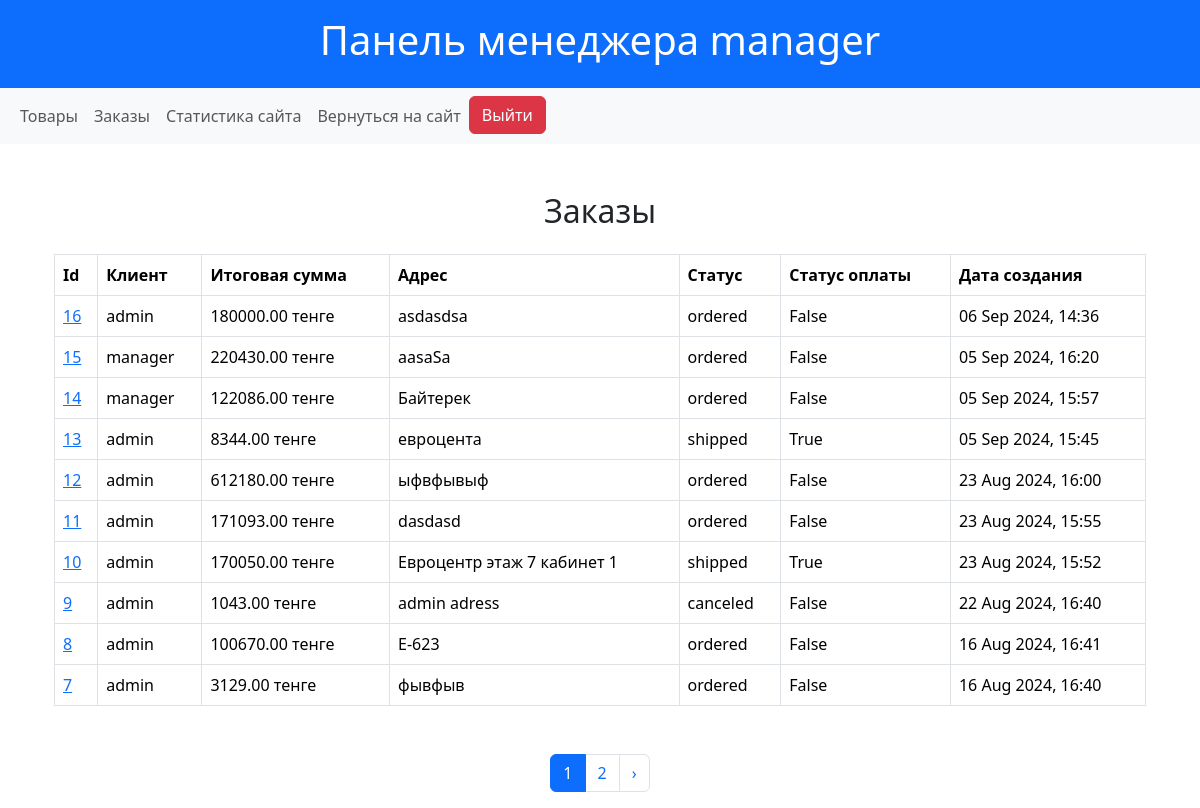
Before: /manager/orders/ (signed in) with the older database file.
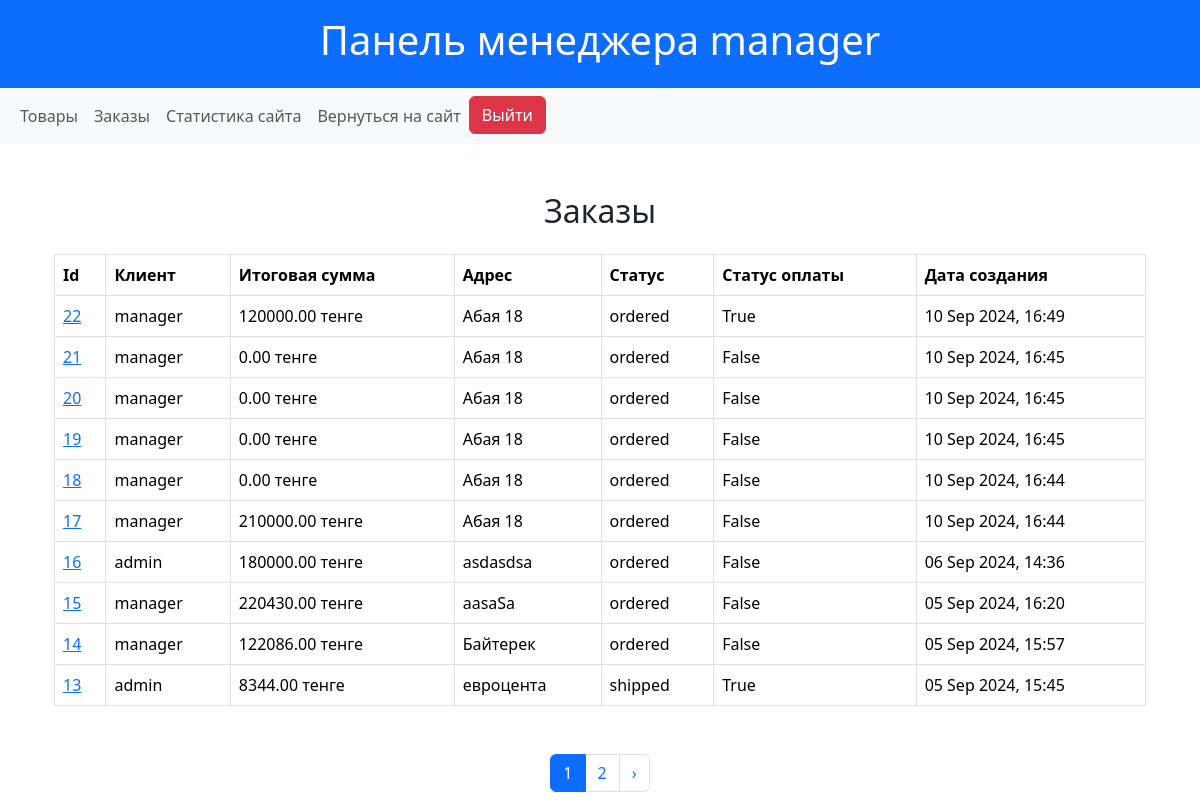
After: the same page with the newer database file.
### shop/models.py (models this page shows, shortened)
class Order(models.Model):
    STATUS_CHOICES = [
        ('ordered', 'Заказан'),
        ('shipped', 'Отправлен'),
        ('received', 'Получен'),
        ('canceled', 'Отменен'),
        ('returned', 'Возвращен'),
    ]
    user = models.ForeignKey(User, on_delete=models.CASCADE, related_name='orders')
    total_price = models.DecimalField(max_digits=10, decimal_places=2)
    address = models.CharField(max_length=255)
    status = models.CharField(max_length=10, choices=STATUS_CHOICES, default='ordered')
    payment_status = models.BooleanField(default=False)
    created_at = models.DateTimeField(auto_now_add=True)
    objects = OrderManager()
    class Meta:
        verbose_name = "Заказ"
        verbose_name_plural = "Заказы"

### shop/views.py (the view)
# urls.py: path('manager/orders/', ManagerOrdersView.as_view(), name='manager_orders'),
class ManagerOrdersView(ManagerMixin, ListView):
    model = Order
    template_name = 'manager/orders.html'
    context_object_name = 'orders'
    ordering = ['-created_at']
    paginate_by = 10

### shop/views.py (called while the page is built)
    def test_func(self):
        return self.request.user.groups.filter(name="Менеджеры").exists()

### shop/templates/manager/orders.html (shortened to what this page needs)
{% extends "manager/base.html" %}
{% block content %}
<div class="container mt-5">
    <h2 class="text-center mb-4">Заказы</h2>
    <table class="table table-bordered table-hover">
        <thead class="thead-light">
            <tr>
                <th scope="col">Id</th>
                <th scope="col">Клиент</th>
                <th scope="col">Итоговая сумма</th>
                <th scope="col">Адрес</th>
                <th scope="col">Статус</th>
                <th scope="col">Статус оплаты</th>
                <th scope="col">Дата создания</th>
            </tr>
        </thead>
        <tbody>
            {% for order in orders %}
                <tr>
                    <td><a href="{% url 'update_order' order.pk %}">{{ order.pk }}</a></td>
                    <td>{{ order.user.username }}</td>
                    <td>{{ order.total_price }} тенге</td>
                    <td>{{ order.address }}</td>
                    <td>{{ order.status }}</td>
                    <td>{{ order.payment_status }}</td>
                    <td>{{ order.created_at|date:"d M Y, H:i" }}</td>
                </tr>
            {% endfor %}
        </tbody>
    </table>
    <div class="pagination justify-content-center mt-5">
        <ul class="pagination">
            {% for num in page_obj.paginator.page_range %}
                {% if num > page_obj.number|add:-2 and num < page_obj.number|add:2 %}
                    {% if page_obj.number == num %}
                        <li class="page-item active">
                            <span class="page-link">{{ num }}</span>
                        </li>
                    {% else %}
                        <li class="page-item">
                            <a class="page-link" href="?page={{ num }}">{{ num }}</a>
                        </li>
                    {% endif %}
                {% endif %}
            {% endfor %}
            {% if page_obj.has_next %}
                <li class="page-item">
                    <a class="page-link" href="?page={{ page_obj.next_page_number }}">&rsaquo;</a>
                </li>
            {% endif %}
        </ul>
    </div>
</div>
{% endblock %}

Changed rows visible on the page:
no longer on this page (row unchanged): Order: pk "12", user.username "admin", total_price "612180.00", address "ыфвфывыф", status "ordered", payment_status "False", created_at "23 Aug 2024, 16:00"
no longer on this page (row unchanged): Order: pk "11", user.username "admin", total_price "171093.00", address "dasdasd", status "ordered", payment_status "False", created_at "23 Aug 2024, 15:55"
no longer on this page (row unchanged): Order: pk "10", user.username "admin", total_price "170050.00", address "Евроцентр этаж 7 кабинет 1", status "shipped", payment_status "True", created_at "23 Aug 2024, 15:52"
no longer on this page (row unchanged): Order: pk "9", user.username "admin", total_price "1043.00", address "admin adress", status "canceled", payment_status "False", created_at "22 Aug 2024, 16:40"
no longer on this page (row unchanged): Order: pk "8", user.username "admin", total_price "100670.00", address "E-623", status "ordered", payment_status "False", created_at "16 Aug 2024, 16:41"
no longer on this page (row unchanged): Order: pk "7", user.username "admin", total_price "3129.00", address "фывфыв", status "ordered", payment_status "False", created_at "16 Aug 2024, 16:40"
added Order: pk "22", user.username "manager", total_price "120000.00", address "Абая 18", status "ordered", payment_status "True", created_at "10 Sep 2024, 16:49"
added Order: pk "21", user.username "manager", total_price "0.00", address "Абая 18", status "ordered", payment_status "False", created_at "10 Sep 2024, 16:45"
added Order: pk "20", user.username "manager", total_price "0.00", address "Абая 18", status "ordered", payment_status "False", created_at "10 Sep 2024, 16:45"
added Order: pk "19", user.username "manager", total_price "0.00", address "Абая 18", status "ordered", payment_status "False", created_at "10 Sep 2024, 16:45"
added Order: pk "18", user.username "manager", total_price "0.00", address "Абая 18", status "ordered", payment_status "False", created_at "10 Sep 2024, 16:44"
added Order: pk "17", user.username "manager", total_price "210000.00", address "Абая 18", status "ordered", payment_status "False", created_at "10 Sep 2024, 16:44"
